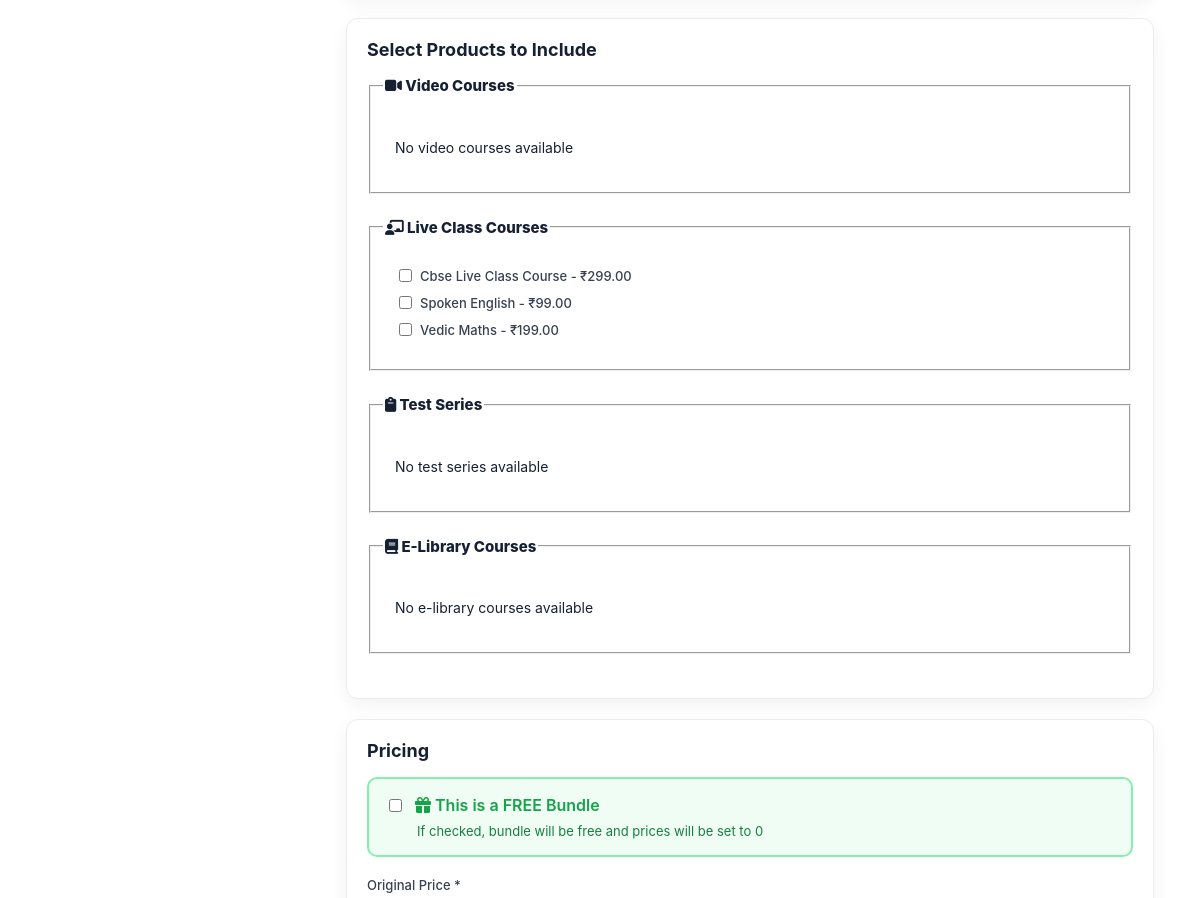
The page /create/ (signed in, middle part) on the database as committed earlier.
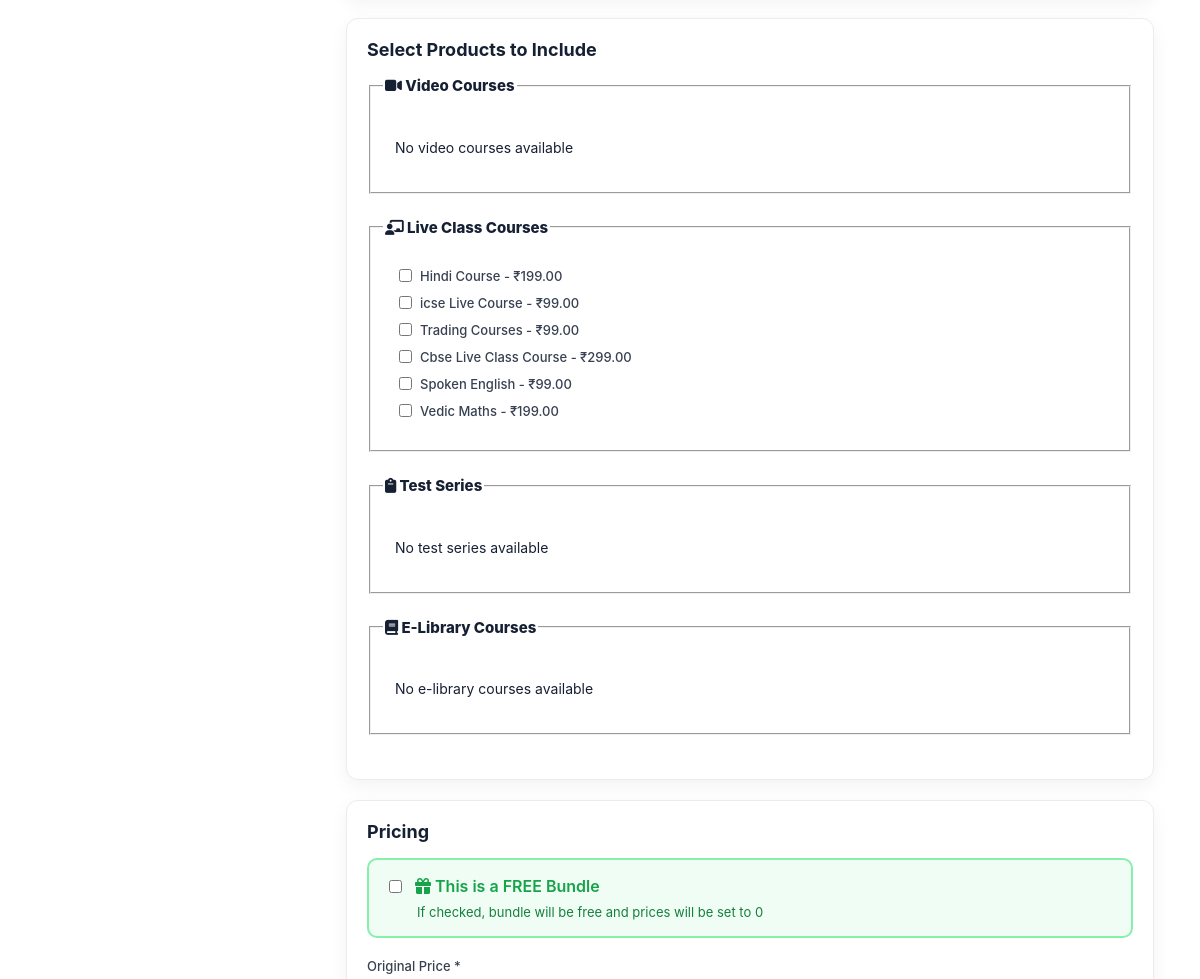
The same page on the database as committed later.
### live_class/models.py (models this page shows, shortened)
class LiveClassCourse(models.Model):
    name = models.CharField(max_length=220, unique=True)
    language = models.CharField(max_length=64)
    original_price = models.DecimalField(max_digits=10, decimal_places=2)
    current_price = models.DecimalField(max_digits=10, decimal_places=2)
    is_free = models.BooleanField(default=False, help_text="Check if this is a free course")
    banner_image_desktop = models.ImageField(upload_to='live_courses/banner_desktop/', blank=True, null=True)
    banner_image_mobile = models.ImageField(upload_to='live_courses/banner_mobile/', blank=True, null=True)
    start_date = models.DateField()
    end_date = models.DateField()
    about = models.TextField(blank=True)
    category = models.ForeignKey(
        Category,
        on_delete=models.SET_NULL,
        null=True,
        blank=True,
        related_name='live_class_courses',
        verbose_name='Category'
    )
    is_active = models.BooleanField(default=True)
    created_at = models.DateTimeField(auto_now_add=True)
    class Meta:
        ordering = ['-created_at']

### adminpanel/views.py (the view)
# urls.py: path('create/', views.bundle_create, name='bundle_create'),
@login_required
@user_passes_test(is_admin)
def bundle_create(request):
    if request.method == 'POST':
        form = ProductBundleForm(request.POST, request.FILES)
        if form.is_valid():
            bundle = form.save(commit=False)
            bundle.created_by = request.user
            bundle.save()
            form.save_m2m()  # Save many-to-many relationships
            messages.success(request, f'Bundle "{bundle.title}" created successfully!')
            return redirect('bundle_manage')
        else:
            if form.errors:
                for field, errors in form.errors.items():
                    for error in errors:
                        if field == '__all__':
                            messages.error(request, f'{error}')
                        else:
                            messages.error(request, f'{field}: {error}')
            else:
                messages.error(request, 'Please correct the errors below.')
    else:
        form = ProductBundleForm()
    context = {
        'form': form,
        'mode': 'create',
        'video_courses': VideoCourse.objects.all(),
        'live_classes': LiveClassCourse.objects.filter(is_active=True),
        'test_series': TestSeries.objects.filter(is_active=True),
        'elibrary_courses': ELibraryCourse.objects.filter(is_active=True),
    }
    return render(request, 'bundles/bundle_form.html', context)

### adminpanel/context_processors.py (called while the page is built)
def navbar_settings(request):
    try:
        settings = NavbarSettings.objects.filter(is_active=True).first()
        if not settings:
            settings = NavbarSettings.objects.create()
        return {'navbar_settings': settings}
    except Exception as e:
        print(f"Error in navbar_settings context processor: {e}")
        return {'navbar_settings': None}

def footer_settings(request):
    try:
        settings = FooterSettings.objects.filter(is_active=True).first()
        footer_links = FooterLink.objects.filter(is_active=True)
        footer_legal_links = FooterLegalLink.objects.filter(is_active=True)
        if not settings:
            settings = FooterSettings.objects.create()
        return {
            'footer_settings': settings,
            'footer_links': footer_links,
            'footer_legal_links': footer_legal_links,
        }
    except Exception as e:
        print(f"Error in footer_settings context processor: {e}")
        return {
            'footer_settings': None,
            'footer_links': [],
            'footer_legal_links': [],
        }

### adminpanel/views.py (called while the page is built)
def is_admin(user):
    return user.is_staff or user.is_superuser

### adminpanel/templates/bundles/bundle_form.html (shortened to what the changed rows need)
{% extends 'admin_dashboard.html' %}
{% load static %}
{% block content %}
<div class="wrapper">
  <form method="post" enctype="multipart/form-data" id="bundleForm">
    <div class="panel">
      <h2 class="panel-title">Select Products to Include</h2>
      <fieldset style="margin-bottom: 24px;">
        <div style="max-height: 200px; overflow-y: auto; border: 1px solid var(--ad-border); border-radius: 8px; padding: 12px;">
          {% for course in live_classes %}
            <div style="margin-bottom: 8px;">
              <label style="display: flex; align-items: center; cursor: pointer;">
                <input type="checkbox" name="live_classes" value="{{ course.id }}"
                  style="margin-right: 8px;" class="product-checkbox" data-price="{{ course.current_price }}">
                <span>{{ course.name }} - ₹{{ course.current_price }}</span>
              </label>
            </div>
          {% empty %}
            <p style="color: var(--ad-muted); font-size: 14px;">No live class courses available</p>
          {% endfor %}
        </div>
      </fieldset>
    </div>
    <div class="panel">
      <h2 class="panel-title">Pricing</h2>
    </div>
  </form>
</div>
{% endblock %}

Rows that differ between the two databases and show on the page:
added LiveClassCourse: name "Hindi Course", current_price "199.00"
added LiveClassCourse: name "icse Live Course", current_price "99.00"
added LiveClassCourse: name "Trading Courses", current_price "99.00"
